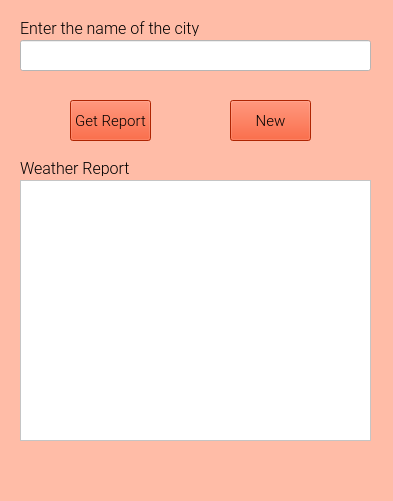
<?xml version="1.0" encoding="UTF-8"?>
<ui version="4.0">
 <class>MainWindow</class>
 <widget class="QMainWindow" name="MainWindow">
  <property name="geometry">
   <rect>
    <x>0</x>
    <y>0</y>
    <width>393</width>
    <height>501</height>
   </rect>
  </property>
  <property name="minimumSize">
   <size>
    <width>393</width>
    <height>501</height>
   </size>
  </property>
  <property name="maximumSize">
   <size>
    <width>393</width>
    <height>501</height>
   </size>
  </property>
  <property name="windowTitle">
   <string>PyWeather</string>
  </property>
  <property name="styleSheet">
   <string notr="true">background-color: rgb(255, 188, 167);</string>
  </property>
  <widget class="QWidget" name="centralwidget">
   <widget class="QLabel" name="cityName_lbl">
    <property name="geometry">
     <rect>
      <x>20</x>
      <y>20</y>
      <width>191</width>
      <height>16</height>
     </rect>
    </property>
    <property name="font">
     <font>
      <family>Roboto Light</family>
      <pointsize>12</pointsize>
     </font>
    </property>
    <property name="styleSheet">
     <string notr="true">background-color: rgb(255, 188, 167);</string>
    </property>
    <property name="text">
     <string>Enter the name of the city</string>
    </property>
   </widget>
   <widget class="QLineEdit" name="cityName">
    <property name="geometry">
     <rect>
      <x>20</x>
      <y>40</y>
      <width>351</width>
      <height>31</height>
     </rect>
    </property>
    <property name="font">
     <font>
      <pointsize>11</pointsize>
     </font>
    </property>
    <property name="styleSheet">
     <string notr="true">background-color: rgb(255, 255, 255);</string>
    </property>
   </widget>
   <widget class="QLabel" name="weatherReport_lbl">
    <property name="geometry">
     <rect>
      <x>20</x>
      <y>160</y>
      <width>121</width>
      <height>16</height>
     </rect>
    </property>
    <property name="font">
     <font>
      <family>Roboto Light</family>
      <pointsize>12</pointsize>
     </font>
    </property>
    <property name="styleSheet">
     <string notr="true">background-color: rgb(255, 188, 167);</string>
    </property>
    <property name="text">
     <string>Weather Report</string>
    </property>
   </widget>
   <widget class="QTextEdit" name="weatherReport">
    <property name="geometry">
     <rect>
      <x>20</x>
      <y>180</y>
      <width>351</width>
      <height>261</height>
     </rect>
    </property>
    <property name="font">
     <font>
      <pointsize>11</pointsize>
     </font>
    </property>
    <property name="styleSheet">
     <string notr="true">background-color: rgb(255, 255, 255);</string>
    </property>
   </widget>
   <widget class="QPushButton" name="pushButton">
    <property name="geometry">
     <rect>
      <x>70</x>
      <y>100</y>
      <width>81</width>
      <height>41</height>
     </rect>
    </property>
    <property name="font">
     <font>
      <family>Roboto Light</family>
      <pointsize>11</pointsize>
      <weight>50</weight>
      <bold>false</bold>
     </font>
    </property>
    <property name="styleSheet">
     <string notr="true">background-color: rgb(244, 52, 4);</string>
    </property>
    <property name="text">
     <string>Get Report</string>
    </property>
   </widget>
   <widget class="QPushButton" name="pushButton_2">
    <property name="geometry">
     <rect>
      <x>230</x>
      <y>100</y>
      <width>81</width>
      <height>41</height>
     </rect>
    </property>
    <property name="font">
     <font>
      <family>Roboto Light</family>
      <pointsize>11</pointsize>
     </font>
    </property>
    <property name="styleSheet">
     <string notr="true">background-color: rgb(244, 52, 4);</string>
    </property>
    <property name="text">
     <string>New</string>
    </property>
   </widget>
  </widget>
  <widget class="QMenuBar" name="menubar">
   <property name="geometry">
    <rect>
     <x>0</x>
     <y>0</y>
     <width>393</width>
     <height>21</height>
    </rect>
   </property>
  </widget>
  <widget class="QStatusBar" name="statusbar"/>
 </widget>
 <resources/>
 <connections/>
</ui>
